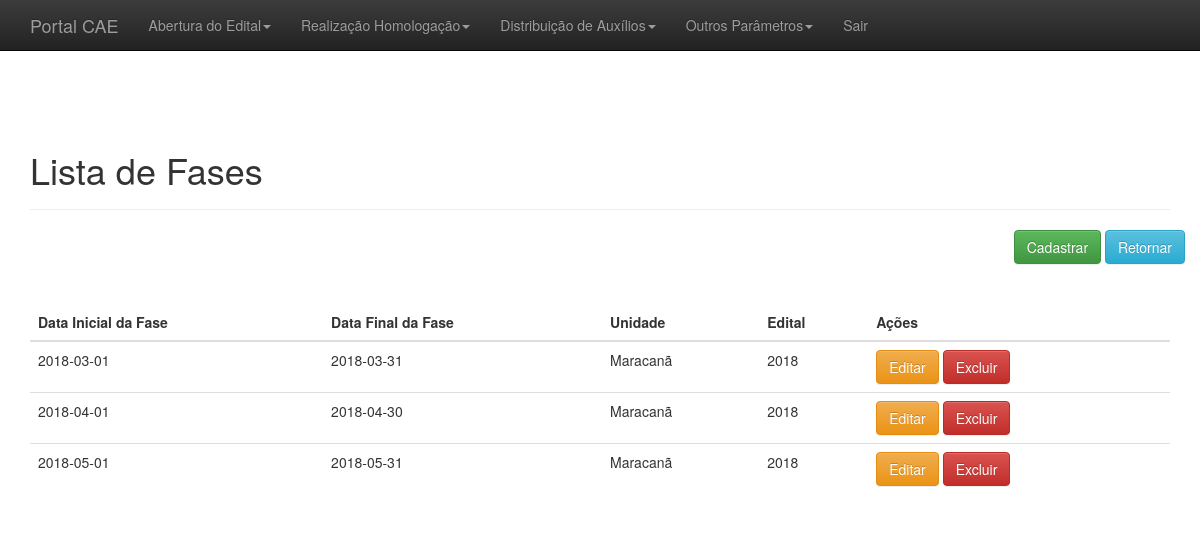
Screenshot of /adm/listar_fase.php with the database file from the repository.
### tables this page shows
CREATE TABLE `fase` (
  `id` int(11) NOT NULL,
  `inicioFase` date NOT NULL,
  `finalFase` date NOT NULL,
  `unidade_id` int(11) NOT NULL,
  `editalSelecao_id` int(11) NOT NULL
);

CREATE TABLE `unidade` (
  `id` int(11) NOT NULL,
  `nome` varchar(45) NOT NULL
);

CREATE TABLE `editalselecao` (
  `id` int(11) NOT NULL,
  `ano` int(11) NOT NULL,
  `edital` varchar(45) DEFAULT NULL,
  `dataInicialEntDocEspecificaPae` date NOT NULL,
  `dataFinalEntDocEspecificaPae` date NOT NULL,
  `dataInicialEntDocEspecificaPaed` date NOT NULL,
  `dataFinalEntDocEspecificaPaed` date NOT NULL,
  `dataInicialEntrevista` date NOT NULL,
  `dataFinalEntrevista` date NOT NULL,
  `dataInicialEntDocEspecificaPaem` date NOT NULL,
  `dataFinalEntDocEspecificaPaem` date NOT NULL,
  `dataInicialEntDadosDirex` date NOT NULL,
  `dataFinalEntDadosDirex` date NOT NULL,
  `dataDivulgResultadoFinalPae` date NOT NULL,
  `dataInicialEntInfoBancaria` date NOT NULL,
  `dataFinalEntInfoBancaria` date NOT NULL,
  `dataInicialEntDeclarMatricula` date NOT NULL,
  `dataFinalEntDaclarMatricula` date NOT NULL
);

### adm/listar_fase.php (the view, shortened to what this page needs)
<?php
include_once("conexao.php");
include_once("header_adm.php");
include_once("menu_admin.php");
?>
<?php
$resultado = mysqli_query($conectar,"SELECT fase.id, fase.inicioFase, fase.finalFase, fase.unidade_id, unidade.nome, fase.editalSelecao_id, editalselecao.ano FROM fase fase, unidade unidade, editalselecao editalselecao WHERE fase.unidade_id = unidade.id and editalselecao.id = fase.editalSelecao_id");
?>
<br>
<br>
<div class="container theme-showcase" role="main">
	<div class="page-header">
		<h1>Lista de Fases</h1>
	</div>
	<div class="row espaco">
		<div class="pull-right">
			<a href='cad_fase.php'><button type='button' class='btn btn-success'>Cadastrar</button></a>
			<a href='administrativo.php'><button type='button' class='btn btn-info'>Retornar</button></a>
		</div>
	</div>
	<br>
	<div class="row">
		<div class="col-md-12">
			<table class="table">
				<thead>
					<tr>
						<th>Data Inicial da Fase</th>
						<th>Data Final da Fase</th>
						<th>Unidade</th>
						<th>Edital</th>
						<th>Ações</th>
				  </tr>
				</thead>
				<tbody>
					<?php while($linhas = mysqli_fetch_array($resultado)){
						echo "<tr>";
							echo "<td>".$linhas["inicioFase"]."</td>";
							echo "<td>".$linhas["finalFase"]."</td>";
							echo "<td>".$linhas["nome"]."</td>";
							echo "<td>".$linhas["ano"]."</td>";?>
							<td>
								<a href="editar_fase.php?id=<?php echo $linhas['id'];?>"><button type='button' class='btn btn-warning'>Editar</button></a>
								<a href="processa/proc_apagar_fase.php?id=<?php echo $linhas['id'];?>"><button type='button' class='btn btn-danger'>Excluir</button></a>
							</td>
						<?php echo "</tr>";
					} ?>
				</tbody>
			</table>
		</div>
    </div>
</div>
<?php
include_once("footer_adm.php");
?>

### adm/css/theme.css (style rules this page uses)
body { padding-top: 70px; padding-bottom: 30px; }
.espaco { margin-bottom:20px; }

### rows the page displays
fase: inicioFase "2018-03-01", finalFase "2018-03-31", unidade.nome "Maracanã", editalSelecao.ano "2018"
fase: inicioFase "2018-04-01", finalFase "2018-04-30", unidade.nome "Maracanã", editalSelecao.ano "2018"
fase: inicioFase "2018-05-01", finalFase "2018-05-31", unidade.nome "Maracanã", editalSelecao.ano "2018"
